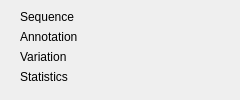
<?xml version="1.0" encoding="UTF-8"?>
<ui version="4.0">
 <class>Feedback</class>
 <widget class="QDialog" name="Feedback">
  <property name="windowModality">
   <enum>Qt::ApplicationModal</enum>
  </property>
  <property name="geometry">
   <rect>
    <x>0</x>
    <y>0</y>
    <width>240</width>
    <height>100</height>
   </rect>
  </property>
  <property name="contextMenuPolicy">
   <enum>Qt::NoContextMenu</enum>
  </property>
  <property name="windowTitle">
   <string>Varb: Loading Data...</string>
  </property>
  <property name="modal">
   <bool>true</bool>
  </property>
  <widget class="QLabel" name="label_1">
   <property name="geometry">
    <rect>
     <x>20</x>
     <y>10</y>
     <width>70</width>
     <height>13</height>
    </rect>
   </property>
   <property name="font">
    <font>
     <pointsize>9</pointsize>
    </font>
   </property>
   <property name="toolTip">
    <string>The number of sequences/chromosomes processed</string>
   </property>
   <property name="text">
    <string>Sequence</string>
   </property>
  </widget>
  <widget class="QLabel" name="label_2">
   <property name="geometry">
    <rect>
     <x>20</x>
     <y>30</y>
     <width>70</width>
     <height>13</height>
    </rect>
   </property>
   <property name="font">
    <font>
     <pointsize>9</pointsize>
    </font>
   </property>
   <property name="toolTip">
    <string>The number of annotations/genes/coding regions processed</string>
   </property>
   <property name="text">
    <string>Annotation</string>
   </property>
  </widget>
  <widget class="QLabel" name="label_3">
   <property name="geometry">
    <rect>
     <x>20</x>
     <y>50</y>
     <width>70</width>
     <height>13</height>
    </rect>
   </property>
   <property name="font">
    <font>
     <pointsize>9</pointsize>
    </font>
   </property>
   <property name="toolTip">
    <string>The number of variants/genotype records processed</string>
   </property>
   <property name="text">
    <string>Variation</string>
   </property>
  </widget>
  <widget class="QLabel" name="label_4">
   <property name="geometry">
    <rect>
     <x>20</x>
     <y>70</y>
     <width>70</width>
     <height>13</height>
    </rect>
   </property>
   <property name="font">
    <font>
     <pointsize>9</pointsize>
    </font>
   </property>
   <property name="toolTip">
    <string>The number of statistics processed</string>
   </property>
   <property name="text">
    <string>Statistics</string>
   </property>
  </widget>
  <widget class="QLabel" name="label_5">
   <property name="geometry">
    <rect>
     <x>100</x>
     <y>10</y>
     <width>120</width>
     <height>13</height>
    </rect>
   </property>
   <property name="font">
    <font>
     <pointsize>9</pointsize>
    </font>
   </property>
   <property name="toolTip">
    <string>The number of sequences/chromosomes processed</string>
   </property>
   <property name="text">
    <string/>
   </property>
  </widget>
  <widget class="QLabel" name="label_6">
   <property name="geometry">
    <rect>
     <x>100</x>
     <y>30</y>
     <width>120</width>
     <height>13</height>
    </rect>
   </property>
   <property name="font">
    <font>
     <pointsize>9</pointsize>
    </font>
   </property>
   <property name="toolTip">
    <string>The number of annotations/genes/coding regions processed</string>
   </property>
   <property name="text">
    <string/>
   </property>
  </widget>
  <widget class="QLabel" name="label_7">
   <property name="geometry">
    <rect>
     <x>100</x>
     <y>50</y>
     <width>120</width>
     <height>13</height>
    </rect>
   </property>
   <property name="font">
    <font>
     <pointsize>9</pointsize>
    </font>
   </property>
   <property name="toolTip">
    <string>The number of variants/genotype records processed</string>
   </property>
   <property name="text">
    <string/>
   </property>
  </widget>
  <widget class="QLabel" name="label_8">
   <property name="geometry">
    <rect>
     <x>100</x>
     <y>70</y>
     <width>120</width>
     <height>13</height>
    </rect>
   </property>
   <property name="font">
    <font>
     <pointsize>9</pointsize>
    </font>
   </property>
   <property name="toolTip">
    <string>The number of statistics processed</string>
   </property>
   <property name="text">
    <string/>
   </property>
  </widget>
 </widget>
 <resources/>
 <connections/>
</ui>
